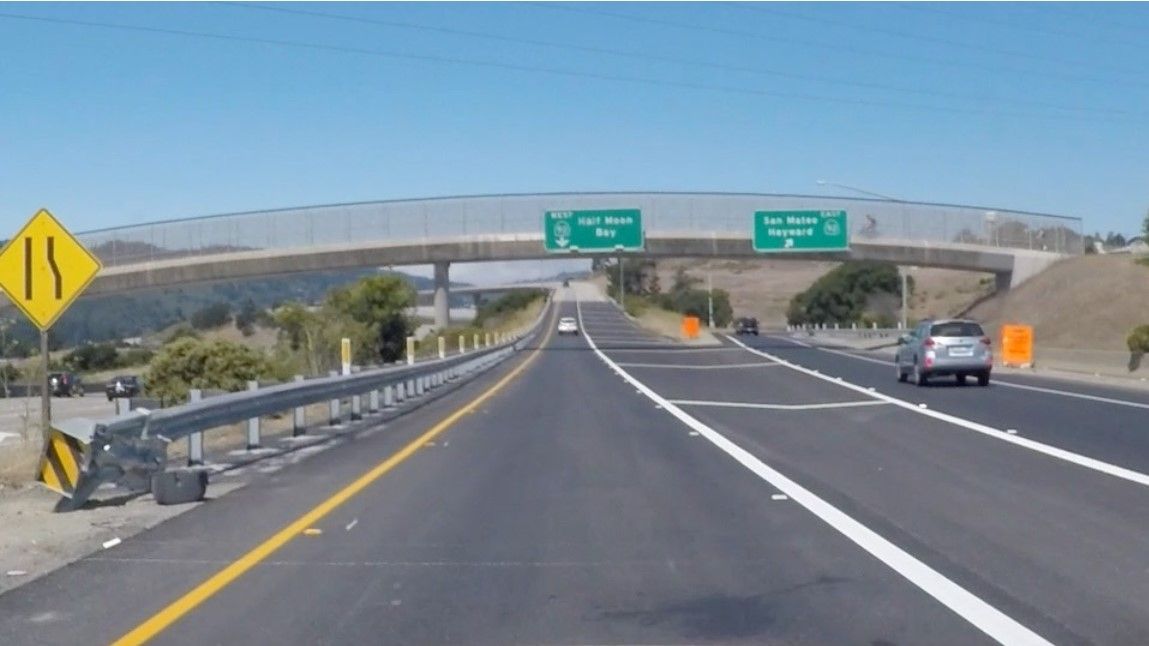
#> input picture exit-ramp.jpg, 1149 x 646 px
$ jupyter execute --allow-errors 'path finding code.ipynb'
#> lines starting #> are read from the running program, lines starting #| are printed output that depends on the picture; after the words box and inside, x2 and y2 are one past the last pixel; in counts of white or black regions, pixels touching at a corner belong together
[cell 1]
import matplotlib.pyplot as plt
import matplotlib.image as mpimg
import numpy as np

#> (a cell that did not finish here is left out)

[cell 3]
red_threshold=0
#> red_threshold = 0
green_threshold=0
blue_threshold=0
rgb_threshold=[red_threshold,green_threshold,blue_threshold]
#> rgb_threshold = [0, 0, 0]

#> (a cell that did not finish here is left out)

[cell 5]
red_threshold=200
green_threshold=200
blue_threshold=200
#> (the rest of this cell did not finish here and is left out)

[cell 6]
import matplotlib.pyplot as plt
import matplotlib.image as mpimg
import numpy as np

# Read in the image and print some stats
#> (the rest of this cell did not finish here and is left out)

[cell 7]
import matplotlib.pyplot as plt
import matplotlib.image as mpimg
import numpy as np
#> (the rest of this cell did not finish here and is left out)

[cell 8]
import matplotlib.pyplot as plt
import matplotlib.image as mpimg
import numpy as np

# Read in the image
#> (the rest of this cell did not finish here and is left out)

Canny Edge Detection

[cell 9]
import matplotlib.pyplot as plt
import matplotlib.image as mpimg
image=mpimg.imread('exit-ramp.jpg')
#> image is the input picture: shape (646, 1149, 3); mean R, G, B 122.1, 140.5, 153.6
plt.imshow(image)

[cell 10]
#canny edge=> edges=cv2.Canny(gray_image,low_threshold,high_threshold)
import cv2
#grayscale conversion
gray=cv2.cvtColor(image,cv2.COLOR_RGB2GRAY)
plt.imshow(gray,cmap='gray')

[cell 11]
image=mpimg.imread('exit-ramp.jpg')
gray=cv2.cvtColor(image,cv2.COLOR_RGB2GRAY)
#Defining a kernel size for Gaussian smoorthing/blurring
#By default the cv2.cany applies a 5X5 Guassian internally
kernel_size=3 # odd numbers
blur_gray=cv2.GaussianBlur(gray,(kernel_size,kernel_size),0)
# Parameters for Canny to run it
low_threshold=70
high_threshold=200
edges=cv2.Canny(blur_gray,low_threshold,high_threshold)
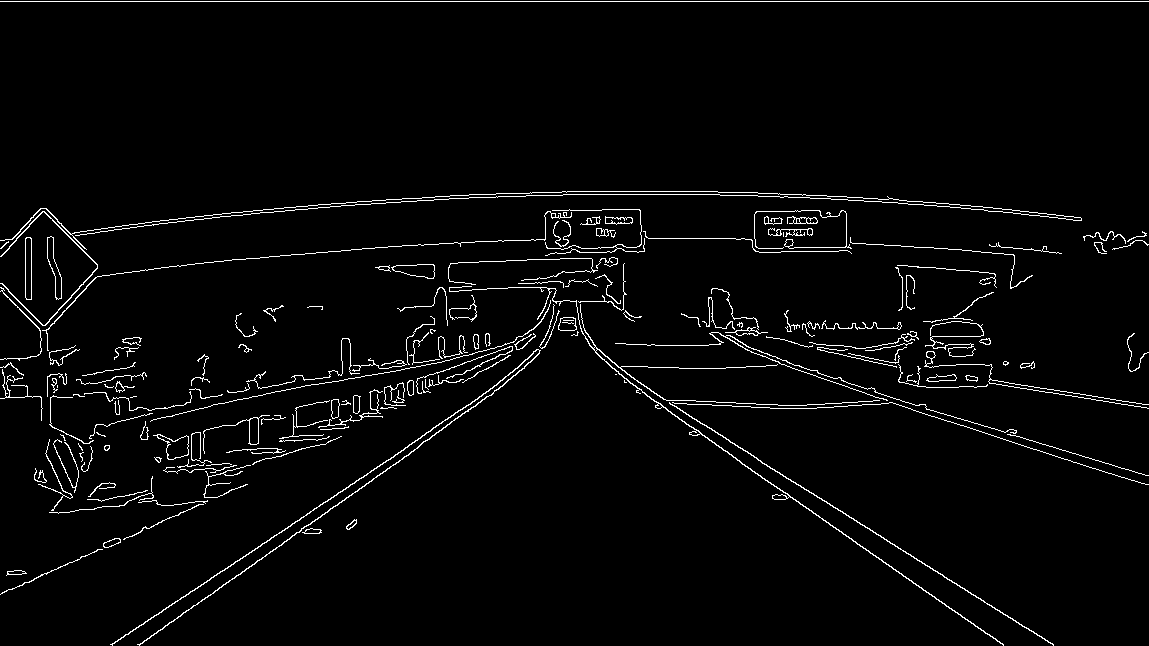
#> edges: shape (646, 1149); 2.9% white in thin lines or dots
#Display the image
plt.imshow(edges,cmap='Greys_r')

##Hough Transformation on Edge Detected Image

[cell 12]
# rho in units of pixesls and theta in units of radians. rho= distance, theta=angular resolution
#rho takes min value of 1, theta starting can be 1 degree(pi/180 radians)
# Threshold parameter specifies the minimum number of votes(intersection in a given grid cell) a candidate line needs to have to make it into the output.
# The empty np.array([]) is just a placeholder, no need to change it. min_line_length is the minimum length of a line (in pixels) that you will accept in the output, and max_line_gap is the maximum distance (again, in pixels) between segments that you will allow to be connected into a single line.

[cell 13]
#lines = cv2.HoughLinesP(masked_edges, rho, theta, threshold, np.array([]),min_line_length, max_line_gap)
import matplotlib.pyplot as plt
import matplotlib.image as mpimg
import numpy as np
import cv2
image=mpimg.imread('exit-ramp.jpg')
gray=cv2.cvtColor(image,cv2.COLOR_RGB2GRAY)
kernel_size=5
blur_gray=cv2.GaussianBlur(gray,(kernel_size,kernel_size),0)
low_threshold=50
high_threshold=150
masked_edges=cv2.Canny(blur_gray,low_threshold,high_threshold)
#> masked_edges: shape (646, 1149); 3.1% white in thin lines or dots, all inside (x1, y1, x2, y2) = (0, 191, 1149, 646)
# Defining the Hough Transform parameters
rho=1
theta=np.pi/180
threshold=1
min_line_length=10
max_line_gap=1
line_image=np.copy(image)*0 # reating a blank image to draw lines on it
#> line_image: shape (646, 1149, 3); every value is 0
# Run Hough on edge detected image
lines=cv2.HoughLinesP(masked_edges,rho,theta,threshold,np.array([]),min_line_length,max_line_gap)
#> lines = 238 rows, first 6: [361, 371, 371, 370], [394, 419, 406, 414], [855, 348, 866, 348], [1076, 462, 1092, 468], [284, 530, 304, 515], [138, 644, 157, 632]
# Iterate over the output "lines" and draw lines on the blank
for line in lines:
    for x1,y1,x2,y2 in line:
        cv2.line(line_image,(x1,y1),(x2,y2),(255,0,0),10) # cv2.line(image, pt1, pt2, color, thickness, lineType=None, shift=None)
#> this loop made 238 passes
#> line_image: shape (646, 1149, 3); mean R, G, B 20.1, 0, 0
# create a "color" binary image to combine with line image
color_edges=np.dstack((masked_edges,masked_edges,masked_edges))
# Draw the lines on the edge image
combo=cv2.addWeighted(color_edges,0.8,line_image,1,0)
plt.imshow(combo)

[cell 14]
# Getting reasonably perfect detection using Hough Transformation
import matplotlib.pyplot as plt
import matplotlib.image as mpimg
import numpy as np
import cv2
# Read in and grayscale the image
image=mpimg.imread('exit-ramp.jpg')
gray=cv2.cvtColor(image,cv2.COLOR_RGB2GRAY)
plt.imshow(gray)
# defne the kernel size
kernel_size=5
blur_gray=cv2.GaussianBlur(gray,(kernel_size,kernel_size),0)
# Define parameters for canny
low_threshold=50
high_threshold=150
edges=cv2.Canny(blur_gray,low_threshold,high_threshold)
#creating masked edges image using cv2.fillPoly()
mask=np.zeros_like(edges)
ignore_mask_color=255
#defining a four sided polygon to mask
imshape=image.shape
#> imshape = (646, 1149, 3)
vertices = np.array([[(0,imshape[0]),(450, 290), (490, 290), (imshape[1],imshape[0])]], dtype=np.int32)
cv2.fillPoly(mask, vertices, ignore_mask_color)
#> mask: shape (646, 1149); 28.5% white; 1 white region, box (x1, y1, x2, y2) and area: (1, 290, 1149, 646) 211841
masked_edges = cv2.bitwise_and(edges, mask)
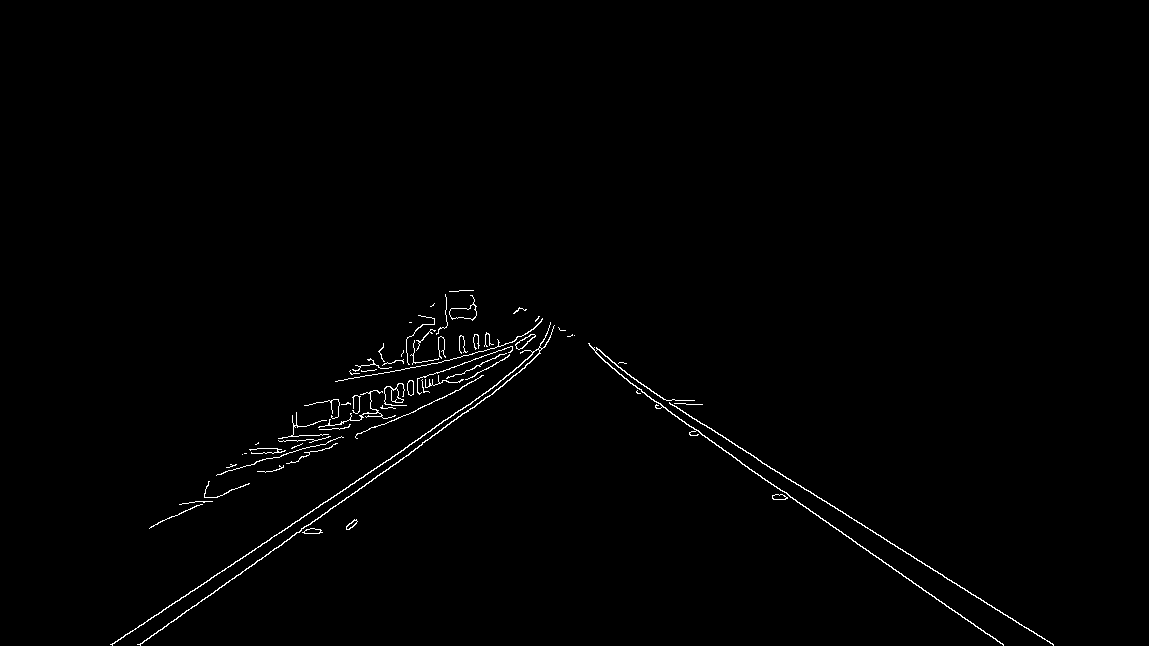
#> masked_edges: shape (646, 1149); 0.81% white in thin lines or dots, all inside (x1, y1, x2, y2) = (110, 290, 1054, 646)
#Define the Hough transform parameters
#Make the blank the same size as our image to draw on
rho=2 # distance resolution in pixels on the Hough grid
theta=np.pi/180 # angular resolution in radians of the Hough grid
threshold=15 #minimum number of votes(intersection in Hough grid cell)
min_line_length=40 #minimum number of pixels
max_line_gap=20 # maximum gap in pixels between connectable line segments
line_image=np.copy(image)*0# creating a blank to draw lines on
# Run Hough on edge detected image
#Output "lines" is an array containing end points of detected line segments
for line in lines:
    for x1,y1,x2,y2 in line:
        cv2.line(line_image,(x1,y1),(x2,y2),(254,0,0),10)
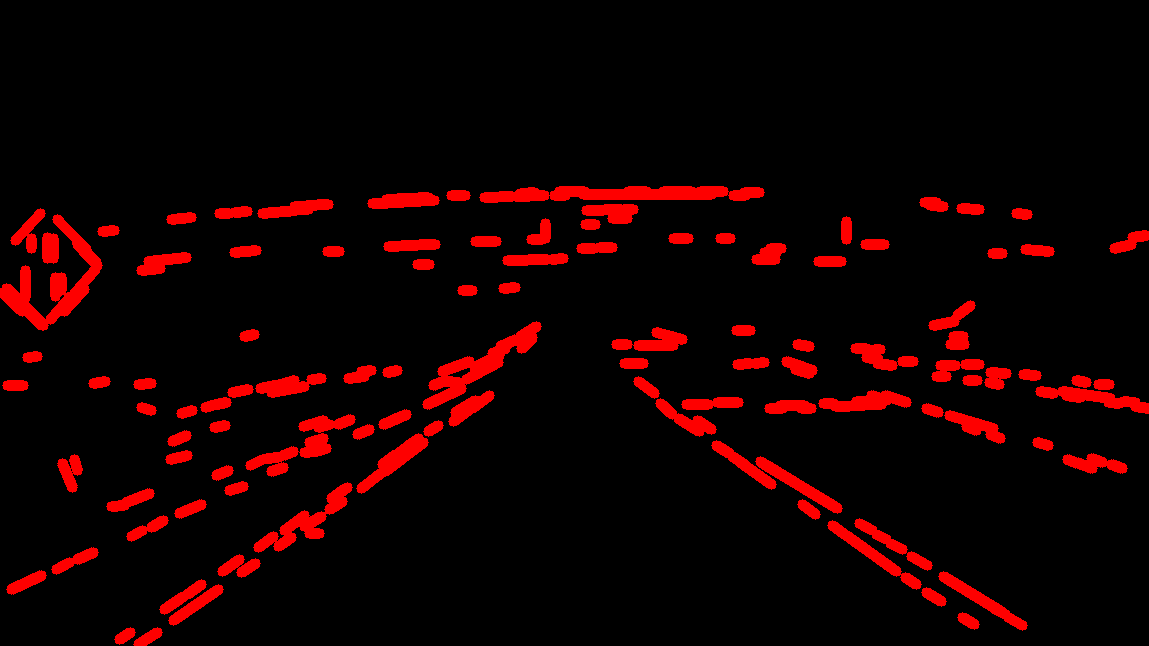
#> line_image: shape (646, 1149, 3); mean R, G, B 20, 0, 0
#create a "color" binary image to combine with line image
color_edges=np.dstack((edges,edges,edges))
# Draw the lines on the edge image
lines_edges = cv2.addWeighted(color_edges, 0.8, line_image, 1, 0)
plt.imshow(lines_edges)

[cell 15]
import matplotlib.pyplot as plt
import matplotlib.image as mpimg
import numpy as np
import cv2


# Read in and grayscale the image
image = mpimg.imread('exit-ramp.jpg')
gray = cv2.cvtColor(image,cv2.COLOR_RGB2GRAY)

# Define a kernel size and apply Gaussian smoothing
kernel_size = 5
blur_gray = cv2.GaussianBlur(gray,(kernel_size, kernel_size),0)

# Define our parameters for Canny and apply
low_threshold = 50
high_threshold = 150
edges = cv2.Canny(blur_gray, low_threshold, high_threshold)

# Next we'll create a masked edges image using cv2.fillPoly()
mask = np.zeros_like(edges)
ignore_mask_color = 255

# This time we are defining a four sided polygon to mask
imshape = image.shape
vertices = np.array([[(0,imshape[0]),(450, 290), (490, 290), (imshape[1],imshape[0])]], dtype=np.int32)
cv2.fillPoly(mask, vertices, ignore_mask_color)
masked_edges = cv2.bitwise_and(edges, mask)

# Define the Hough transform parameters
# Make a blank the same size as our image to draw on
rho = 2 # distance resolution in pixels of the Hough grid
theta = np.pi/180 # angular resolution in radians of the Hough grid
threshold = 15     # minimum number of votes (intersections in Hough grid cell)
min_line_length = 40 #minimum number of pixels making up a line
max_line_gap = 20    # maximum gap in pixels between connectable line segments
line_image = np.copy(image)*0 # creating a blank to draw lines on

# Run Hough on edge detected image
# Output "lines" is an array containing endpoints of detected line segments
lines = cv2.HoughLinesP(masked_edges, rho, theta, threshold, np.array([]),
                            min_line_length, max_line_gap)
#> lines = 107 rows, first 6: [732, 443, 1053, 644], [647, 396, 1000, 643], [240, 574, 380, 473], [197, 588, 430, 431], [422, 435, 498, 383], [155, 524, 240, 486]

# Iterate over the output "lines" and draw lines on a blank image
for line in lines:
    for x1,y1,x2,y2 in line:
        cv2.line(line_image,(x1,y1),(x2,y2),(254,0,0),10)
#> this loop made 107 passes
#> line on passes 1 to 12: [[732, 443, 1053, 644]], [[647, 396, 1000, 643]], [[240, 574, 380, 473]], [[197, 588, 430, 431]], [[422, 435, 498, 383]], [[155, 524, 240, 486]], [[269, 458, 559, 329]], [[278, 469, 363, 393]], [[140, 644, 236, 575]], [[650, 390, 756, 457]], [[304, 440, 448, 376]], [[395, 464, 523, 368]]
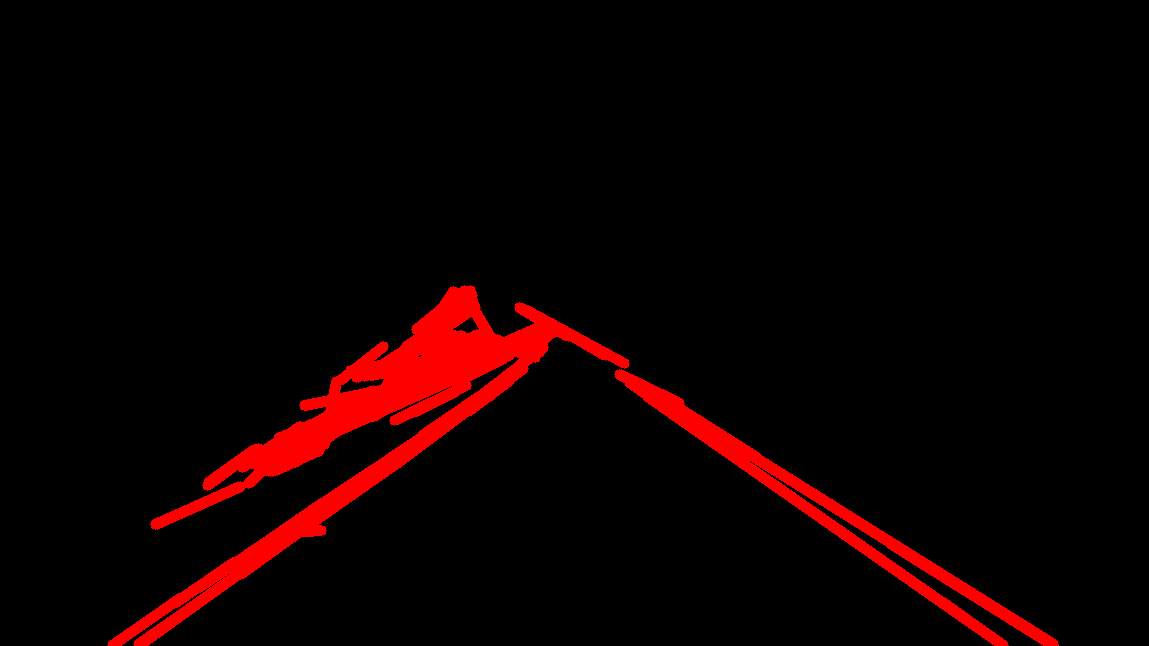
#> line_image: shape (646, 1149, 3); mean R, G, B 14.5, 0, 0

# Create a "color" binary image to combine with line image
color_edges = np.dstack((edges, edges, edges))

# Draw the lines on the edge image
lines_edges = cv2.addWeighted(color_edges, 0.8, line_image, 1, 0)
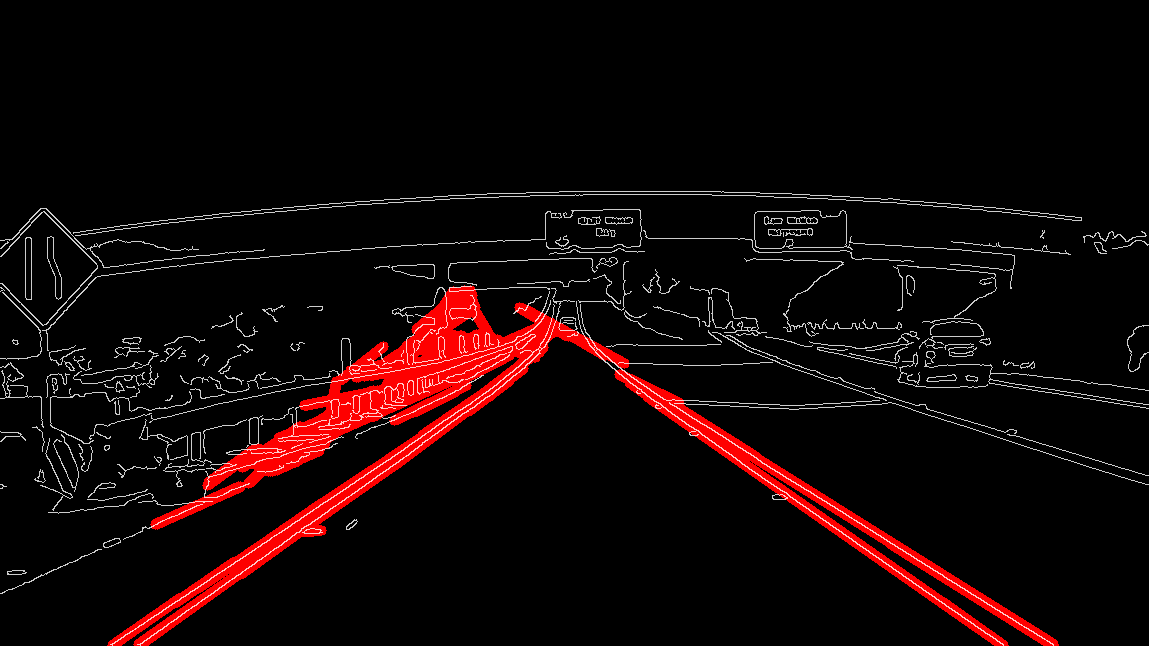
#> lines_edges: shape (646, 1149, 3); mean of channels 0, 1, 2 19.1, 6.2, 6.2; drawn as R, G, B
plt.imshow(lines_edges)
